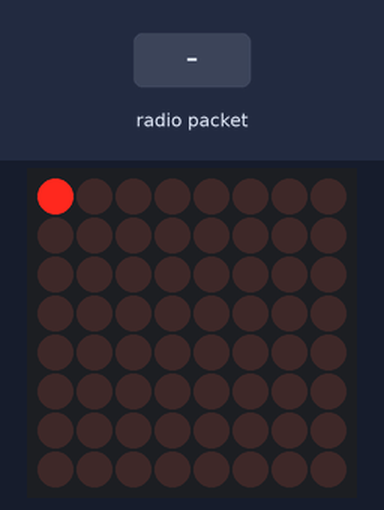
A sketch run on a simulated Arduino Uno, built with avr-gcc and run on an emulated ATmega328P. Shown: 8×8 LED matrix. The test bench sets the inputs (shaded band). Random numbers use the default seed unless the sketch sets one; no radio packets arrive unless stated; what the sketch prints to the serial monitor is not drawn.

Above: at 0.93 s.
1.3 s: radio packet "0" arrives
3.2 s: radio packet "s" arrives
At 3.7 s:
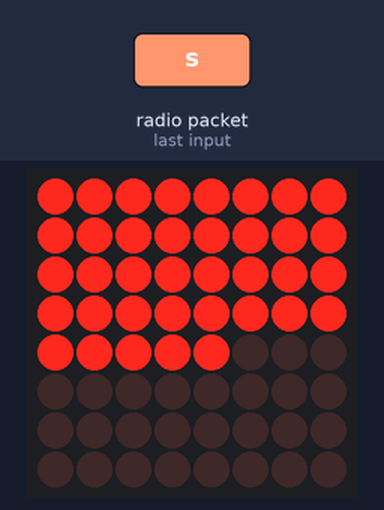
4.9 s: radio packet "u" arrives
6.5 s: radio packet "d" arrives
At 8.0 s:
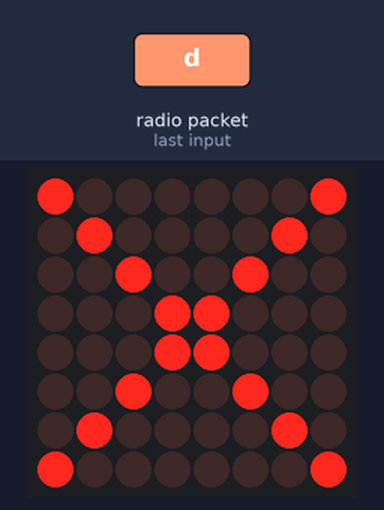
9.5 s: radio packet "s" arrives
At 10.4 s:
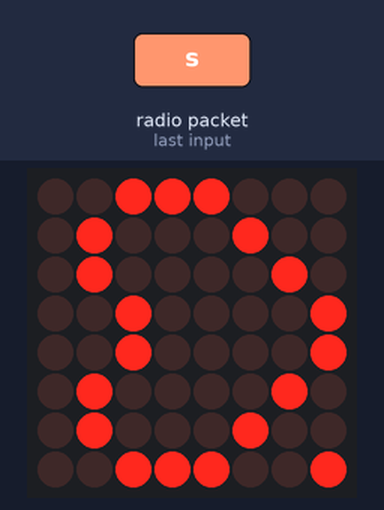
12.5 s: radio packet "r" arrives
At 13.35 s:
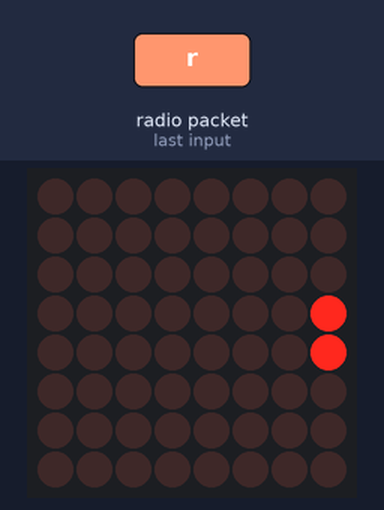

The sketch:

CharQueue_RF_LED.ino
```cpp
// Include Arduino FreeRTOS library
#include <Arduino_FreeRTOS.h>
// Include queue support
#include <queue.h>
// Include LedControl library to control the LED matrix
#include <LedControl.h>
// rf
#include <SPI.h>
#include <RH_NRF24.h>

RH_NRF24 nrf24;

#define DISPLAY_DELAY 10
#define NEW_DISPLAY_ANIMATION_SPEED 50
#define AFTER_SPRITE_DELAY 1500

QueueHandle_t charQueue;
LedControl lc = LedControl(6,5,4,1);
TaskHandle_t xHandle = NULL;

void newGame();
void updateDisplay(int delta_x, int delta_y);
void squarePattern();
void patternMatching(int num_expected_input);

int led_x;
int led_y;
bool pos[8][8] = {0};
bool pattern[8][8] = {0};
int init_posY;
int init_posX;
int num_expected_inputs;
char LED_state = '0';
bool first = true;

byte cross[] = {
B10000001,
B01000010,
B00100100,
B00011000,
B00011000,
B00100100,
B01000010,
B10000001
};

byte circle[] = {
B00111100,
B01000010,
B10000001,
B10000001,
B10000001,
B10000001,
B01000010,
B00111100
};

void loop() {}

void TaskDisplay(void * pvParameters) {
  (void) pvParameters;

  char valueFromQueue;

  for (;;)
  {
    /**
     * Read an item from a queue.
     * https://www.freertos.org/a00118.html
     */
    if (xQueueReceive(charQueue, &valueFromQueue, 5) == pdPASS) {
      //Serial.print(valueFromQueue);

      if (LED_state == '0'){
         GameOpening();
         LED_state = '1';
      }
      if (LED_state == '1'){
        if (valueFromQueue == 's'){
          newGame();
          LED_state = '2';
        }
      }
      else if (LED_state == '2'){
        switch(valueFromQueue){
          case 'u':
            updateDisplay(-1, 0);
            break;
          case 'd':
            updateDisplay(1, 0);
            break;
          case 'r':
            updateDisplay(0, -1);
            break;
          case 'l':
            updateDisplay(0, 1);
            break;
          case '/': // upper right diagonal
            updateDisplay(-1, -1);
            break;
          case '\\': // lower right diagonal
            updateDisplay(1, -1);
            break;
          case '*': // upper left diagonal
            updateDisplay(-1, 1);
            break;
          case '$': // lower left diagonal
            updateDisplay(1, 1);
            break;
          default:
            break;
       }
       if (!first){
        if (led_x == init_posX && led_y == init_posY){
          patternMatching(num_expected_inputs);
          LED_state = '1';
        }
        else {
          LED_state = '2';
        }
      }
    }
  }
  else{
      //Serial.println("blink");
      lc.setLed(0, led_y, led_x,0);
      vTaskDelay( 200 / portTICK_PERIOD_MS );
      lc.setLed(0, led_y, led_x,1);
      vTaskDelay( 200 / portTICK_PERIOD_MS );
  }
 }
}

void squarePattern(){
  Serial.print("\nLet's Draw Square!");
  for (int i = 0; i < 8; i++){
    for (int j = 0; j < 8; j++){
      if (i == 0 || i == 7){
        pattern[i][j] = 1;
        lc.setLed(0, i, j, 1);
      }
      else if (j == 0 || j == 7){
        pattern[i][j] = 1;
        lc.setLed(0, i, j, 1);
      }
    }
  }
  delay(AFTER_SPRITE_DELAY);
  lc.clearDisplay(0);
}

void heartPattern(){
  Serial.print("\nLet's Draw Heart!");
  int count = 0;
  for (int j = 0; j < 8; j++){
    for (int i = 0; i < 8; i++){
        if (j == 1){
          pattern[1][j] = 1;
          pattern[2][j] = 1;
          pattern[5][j] = 1;
          pattern[6][j] = 1;
          lc.setLed(0, 1, j, 1);
          lc.setLed(0, 2, j, 1);
          lc.setLed(0, 5, j, 1);
          lc.setLed(0, 6, j, 1);
        }
        else if (j == 2 || j == 3 || j == 4){
          if (j == 2){
            pattern[3][j] = 1;
            pattern[4][j] = 1;
            lc.setLed(0, 3, j, 1);
            lc.setLed(0, 4, j, 1);
          }
          pattern[0][j] = 1;
          pattern[7][j] = 1;
          lc.setLed(0, 0, j, 1);
          lc.setLed(0, 7, j, 1);
        }
        else if (j == 5){
          pattern[1][j] = 1;
          pattern[6][j] = 1;
          lc.setLed(0, 1, j, 1);
          lc.setLed(0, 6, j, 1);
        }
        else if (j == 6){
          pattern[2][j] = 1;
          pattern[5][j] = 1;
          lc.setLed(0, 2, j, 1);
          lc.setLed(0, 5, j, 1);
        }
        else if (j == 7){
          pattern[3][j] = 1;
          pattern[4][j] = 1;
          lc.setLed(0, 3, j, 1);
          lc.setLed(0, 4, j, 1);
        }
      }
   }
  delay(AFTER_SPRITE_DELAY);
  lc.clearDisplay(0);
}

void trianglePattern(){
  Serial.print("\nLet's Draw Triangle!");
  for (int i = 0; i < 8; i++){
    for (int j = 0; j < 8; j++){
      if (j == 7 || j == 7 - i){
        pattern[i][j] = 1;
        lc.setLed(0, i, j, 1);
      }
      if (i == 7){
        pattern[i][j] = 1;
        lc.setLed(0, i, j, 1);
      }
    }
  }
  delay(AFTER_SPRITE_DELAY);
  lc.clearDisplay(0);
}

// Function to compute the score of how good the player matches a pattern
// The following is the method of calculation basically using euclidean distance method
// score = {1 - abs(# of expected inputs - # of inputs)/(# of expected inputs)} * {1 - (expected value in the pattern vector - value in the position vector))/# of array} * 100
void patternMatching(int num_expected_inputs){
  float num_diff = 0;
  float score = 0;
  float num_input = 0;

  for (int i = 0; i < 8; i++){
    for (int j = 0; j < 8; j++){
      if (pattern[i][j] != pos[i][j]){
        num_diff++;
      }
      if (pos[i][j] == 1){
        num_input++;
      }
    }
  }

  score = (1 - abs(num_expected_inputs - num_input)/num_expected_inputs)*((64 - num_diff)/64)*100;

  if (num_diff == 0){
    Serial.println("\nSuccess! Good Job!");
    setSprite(circle);
  }
  else {
    char buffer[30];
    int matching_score = score;
    sprintf(buffer, "\nFail! The Matching Score Is %d", matching_score);
    Serial.println(buffer);
    setSprite(cross);
  }
  delay(AFTER_SPRITE_DELAY);
  lc.clearDisplay(0);
  memset(pos, 0, sizeof(pos));

}

void setSprite(byte *sprite){
    for(int r = 0; r < 8; r++){
        lc.setRow(0, r, sprite[r]);
    }
}

void setInitPosition(int y, int x){
   lc.setLed(0, y, x, 1);
   init_posY = y;
   init_posX = x;
   led_y = y;
   led_x = x;
}

void updateDisplay(int delta_x, int delta_y){
  lc.setLed(0, led_y, led_x,1);
  if ((led_x + delta_x <= 7 && led_x + delta_x >= 0) && (led_y + delta_y <= 7 && led_y + delta_y >= 0)){
    led_y += delta_y;
    led_x += delta_x;
  }
  else if ((led_x + delta_x > 7 || led_x + delta_x < 0) && (led_y + delta_y <= 7 && led_y + delta_y >= 0)){
    if (delta_x == 0 || delta_y == 0){ // if not diagonal movement
      led_y += delta_y;
    }
  }
  else if ((led_x + delta_x <= 7 && led_x + delta_x >= 0) && (led_y + delta_y > 7 || led_y + delta_y < 0)){
    if (delta_x == 0 || delta_y == 0){ // if not diagonal movement
      led_x += delta_x;
    }
  }
  lc.setLed(0, led_y, led_x,1);
  pos[led_y][led_x] = 1;
  first = false;
}

void GameOpening(){
  lc.clearDisplay(0);
  Serial.print("\nNew Game Is Started!");
  for(int r = 0; r < 8; r++){
    for(int c = 0; c < 8; c++){
      lc.setLed(0, r, c, HIGH);
      delay(NEW_DISPLAY_ANIMATION_SPEED);
    }
  }
  lc.clearDisplay(0);
}

void newGame() {
    memset(pos, 0, sizeof(pos));
    first = true;
    int pattern = rand()%3+1;
    switch(pattern){
      case 1:
        squarePattern();
        setInitPosition(0,0);
        num_expected_inputs = 28;
        break;
      case 2:
        trianglePattern();
        setInitPosition(7,7);
        num_expected_inputs = 21;
        break;
      case 3:
        heartPattern();
        setInitPosition(4,7);
        num_expected_inputs = 18;
        break;
    }
    vTaskResume( xHandle );
}

void TaskReadCommand(void *pvParameters)
{
  (void) pvParameters;
  for (;;)
  {
#if 1
    // Read the input on analog pin 0:
    char sensorValue = 0;
#if 1
    if (nrf24.available())
    {
      // Should be a message for us now
      uint8_t buf[RH_NRF24_MAX_MESSAGE_LEN];
      uint8_t len = sizeof(buf);
      if (nrf24.recv(buf, &len))
      {
        Serial.print("got : ");
        Serial.println((char*)buf);
        sensorValue = ((char*)buf)[0];
        // Send a reply
        //uint8_t data[] = "Y";
        nrf24.send(buf, sizeof(buf));
        nrf24.waitPacketSent();
        Serial.println("Sent a reply");
      }
      else
      {
        sensorValue = 'N';
        Serial.println("recv failed");
      }
    }
    if(sensorValue!=0)
      xQueueSend(charQueue, &sensorValue, portMAX_DELAY);

    // One tick delay (15ms) in between reads for stability
    //vTaskDelay(1);
#endif
#endif
  }
}
#if 0
void TaskSerialCommand(void *pvParameters)
{
  (void) pvParameters;
  for (;;)
  {
     char sensorValue = 0;
     if (Serial.available()){
        sensorValue = Serial.read();
        xQueueSend(charQueue, &sensorValue, portMAX_DELAY);
        Serial.println("cmd received");
     }
     vTaskDelay(1);
  }
}
#endif
void setup() {
  lc.shutdown(0,false);
  lc.setIntensity(0, 8);
  lc.clearDisplay(0);

  /**
   * Create a queue.
   * https://www.freertos.org/a00116.html
   */
  charQueue = xQueueCreate(10, // Queue length
                              sizeof(char) // Queue item size
                              );

  if (charQueue != NULL) {

    // Create task that consumes the queue if it was created.
    xTaskCreate(TaskDisplay, // Task function
                "Display", // A name just for humans
                112,  // This stack size can be checked & adjusted by reading the Stack Highwater
                NULL,
                2, // Priority, with 3 (configMAX_PRIORITIES - 1) being the highest, and 0 being the lowest.
                NULL);


    // Create task that publish data in the queue if it was created.
    xTaskCreate(TaskReadCommand, // Task function
                "ReadCommand", // Task name
                300,  // Stack size
                NULL,
                2, // Priority
                NULL);
#if 0
    xTaskCreate(TaskSerialCommand, // Task function
                    "ReadSCommand", // Task name
                    128,  // Stack size
                    NULL,
                    2, // Priority
                    NULL);

    xTaskCreate(TaskBlink, // Task function
              "Blink", // Task name
              128, // Stack size
              NULL,
              0, // Priority
              &xHandle);
#endif
  }

  Serial.begin(9600);
  if (!nrf24.init())
    Serial.println("init failed");
  // Defaults after init are 2.402 GHz (channel 2), 2Mbps, 0dBm
  if (!nrf24.setChannel(1))
    Serial.println("setChannel failed");
  if (!nrf24.setRF(RH_NRF24::DataRate2Mbps, RH_NRF24::TransmitPower0dBm))
    Serial.println("setRF failed");
  Serial.println("init end");
}
```

Measured:
- what the display in image 2 shows lasts 1.5 s, from 6.8 s to 8.3 s
